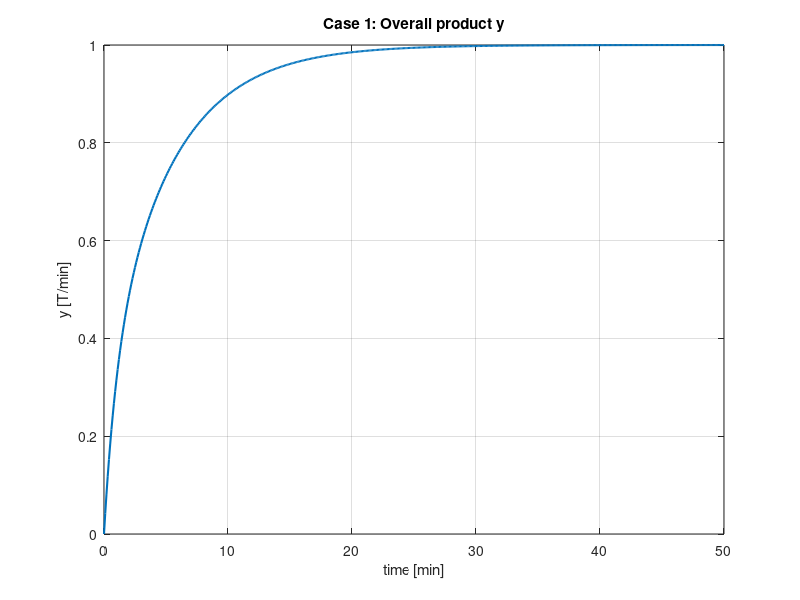
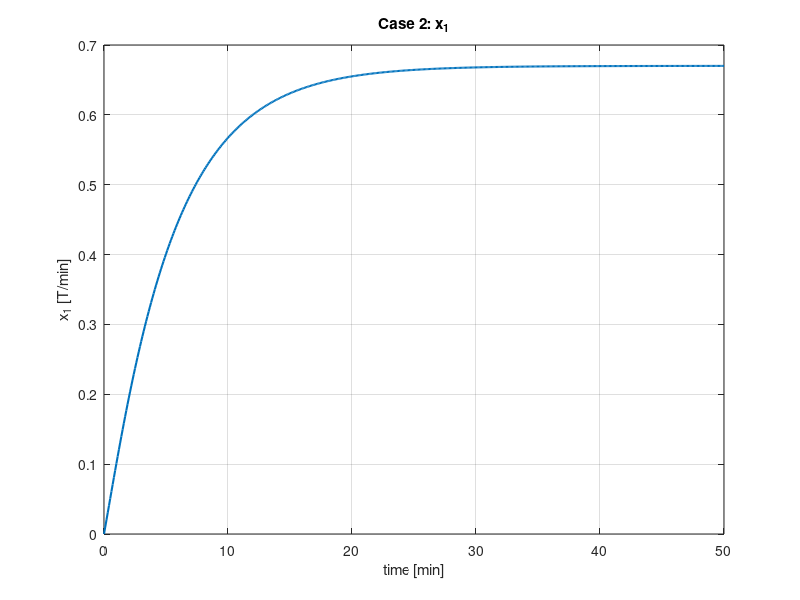
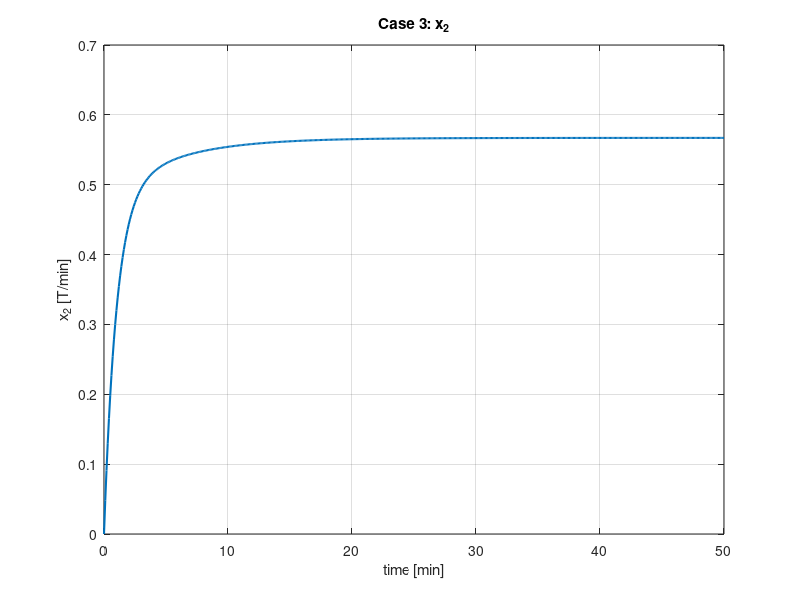
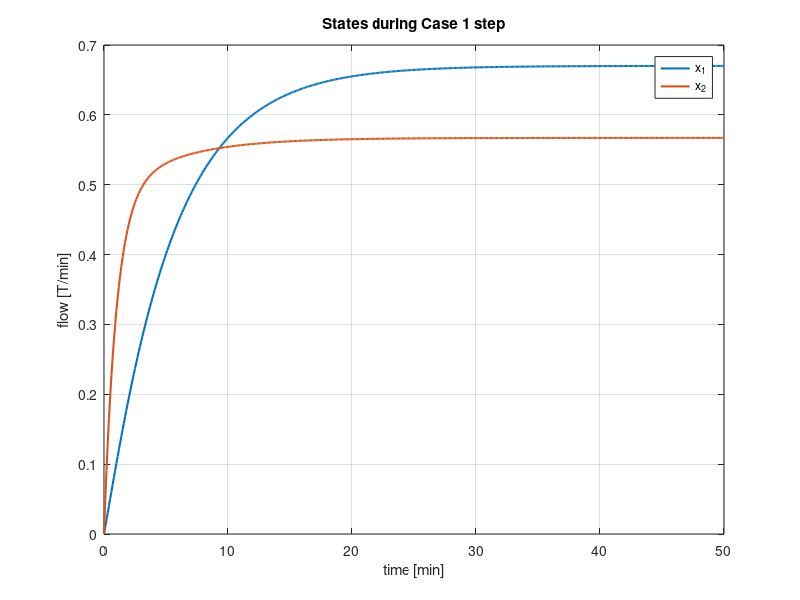

These charts were generated, in order, by the following MATLAB code:
clc; clf; close all;

% Parameters
T1 = 5; T2 = 1; k1 = 0.5; k2 = 0.3; k3 = 0.1;

% State-space (underflow = k; H1 overflow -> B1)
A = [-1/T1,   k2/T1;
      k3/T2, -1/T2];
B = [(1-k1)/T1;
      k1/T2];

% Outputs per case
C1 = [1-k3, 1-k2];  D1 = 0;   % Case 1: overall product
C2 = [1, 0];        D2 = 0;   % Case 2: x1
C3 = [0, 1];        D3 = 0;   % Case 3: x2

sys1 = ss(A,B,C1,D1);
sys2 = ss(A,B,C2,D2);
sys3 = ss(A,B,C3,D3);

%% (1) Stability: eigenvalues
disp('Eigenvalues of A:'); disp(eig(A));

%% (4) Transfer functions
disp('G1(s) (overall product):'); tf(sys1)
disp('G2(s) (x1):');             tf(sys2)
disp('G3(s) (x2):');             tf(sys3)

%% (5) Steady-state for unit step u0 = 1 (T/min)
u0 = 1;
x_ss = -inv(A)*B*u0;            % steady-state states
y1_ss = C1*x_ss + D1*u0;        % Case 1 output
y2_ss = C2*x_ss + D2*u0;        % Case 2 output
y3_ss = C3*x_ss + D3*u0;        % Case 3 output
disp('Steady-state x = [-A^{-1} B]*u0:'), disp(x_ss);
disp('Steady-state y (Case 1,2,3):'), disp([y1_ss, y2_ss, y3_ss]);

%% (6) Simulate unit step response
t = 0:0.1:50; u = ones(size(t));
[y1,~,x1] = lsim(sys1,u,t);
[y2,~,x2] = lsim(sys2,u,t);
[y3,~,x3] = lsim(sys3,u,t);

figure; plot(t,y1,'LineWidth',1.5); grid on; title('Case 1: Overall product y');
xlabel('time [min]'); ylabel('y [T/min]');

figure; plot(t,y2,'LineWidth',1.5); grid on; title('Case 2: x_1');
xlabel('time [min]'); ylabel('x_1 [T/min]');

figure; plot(t,y3,'LineWidth',1.5); grid on; title('Case 3: x_2');
xlabel('time [min]'); ylabel('x_2 [T/min]');

% (Optional) plot states for Case 1
figure; plot(t,x1,'LineWidth',1.5); grid on; title('States during Case 1 step');
legend('x_1','x_2'); xlabel('time [min]'); ylabel('flow [T/min]');